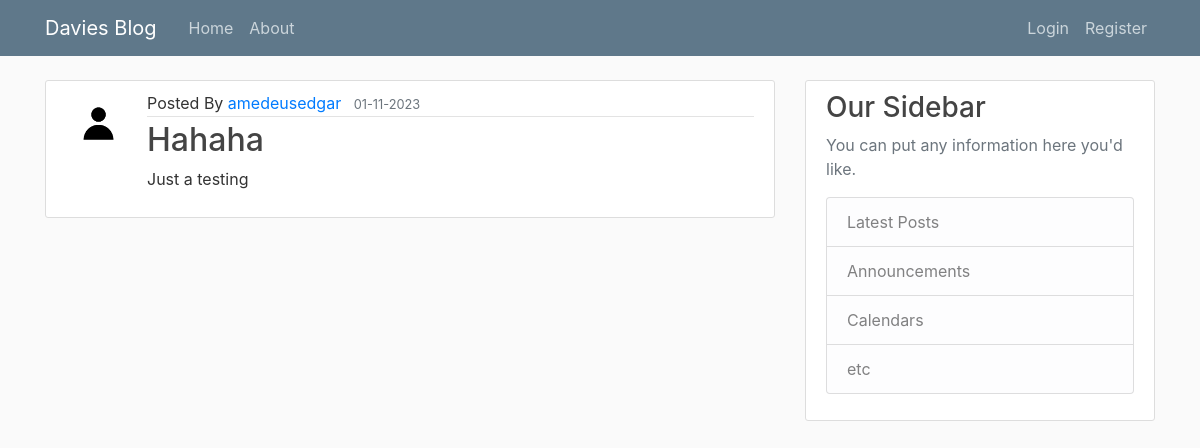
Screenshot of /post/26 with the database file from the repository.
### DaviesBlog/models.py (models this page shows, shortened)
class User(db.Model, UserMixin):
    id = db.Column(db.Integer, primary_key=True)
    username = db.Column(db.String(20), unique=True, nullable=False)
    email = db.Column(db.String(120), unique=True, nullable=False)
    image_file = db.Column(db.String(20), nullable=False, default='default.jpg')
    password = db.Column(db.String(60), nullable=False)
    posts = db.relationship('Post', backref='author', lazy=True)

class Post(db.Model, UserMixin):
    id = db.Column(db.Integer, primary_key=True)
    title = db.Column(db.String(100), nullable=False)
    date_posted = db.Column(db.DateTime, nullable=False, default=datetime.utcnow)
    content = db.Column(db.Text, nullable=False)
    user_id = db.Column(db.Integer, db.ForeignKey('user.id'), nullable=False)

### DaviesBlog/posts/routes.py (the view)
@posts.route("/post/<int:post_id>", methods= ['GET', 'POST'])
def post(post_id):
    post= Post.query.get_or_404(post_id)
    return render_template('post.html', title=post.title, post=post)

### DaviesBlog/templates/post.html (shortened to what this page needs)
{% extends "layout.html" %}
    {% block content %}
        <article class="media content-section">
            <img class="rounded-circle article-img" src="{{ url_for('static', filename='profile_pics/' + post.author.image_file) }}" alt="">
            <div class="media-body">
                <div class="article-metadata">
                   Posted By <a class="mr-2" href="{{ url_for('users.user_posts', username=post.author.username) }}">{{ post.author.username }}</a>
                    <small class="text-muted">{{ post.date_posted.strftime('%d-%m-%Y ') }}</small>
                </div>
                <h2>{{ post.title }}</h2>
                <p class="article-content">{{ post.content }}</p>
            </div>
        </article>
    {% endblock content %}

### DaviesBlog/static/main.css (style rules this page uses)
body { background: #fafafa; color: #333333; margin-top: 5rem; }
h1, h2, h3, h4, h5, h6 { color: #444444; }
.content-section { background: #ffffff; padding: 10px 20px; border: 1px solid #dddddd; border-radius: 3px; margin-bottom: 20px; }
.article-content { white-space: pre-line; }
.article-img { height: 65px; width: 65px; margin-right: 16px; }
.article-metadata { padding-bottom: 1px; margin-bottom: 4px; border-bottom: 1px solid #e3e3e3 }

### rows the page displays
User: image_file (placeholder picture), author.username "amedeusedgar"
Post: date_posted "01-11-2023", title "Hahaha", content "Just a testing"
